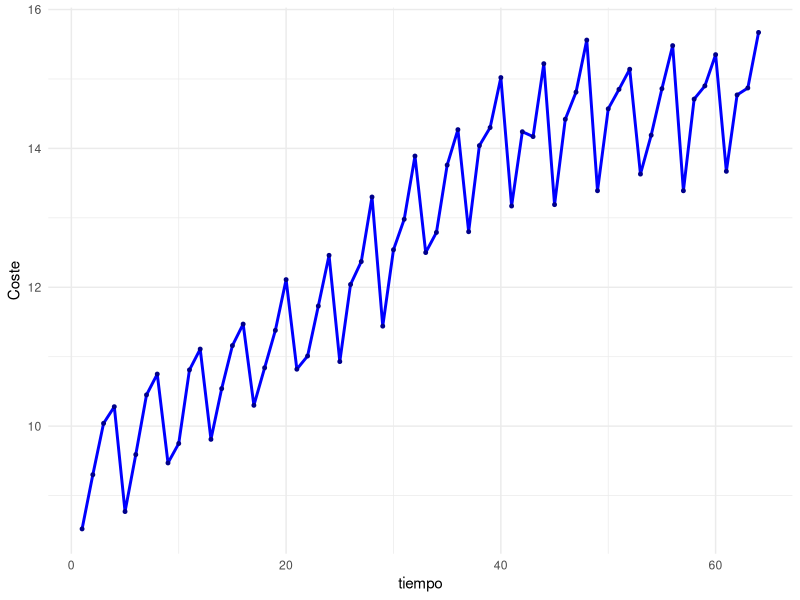
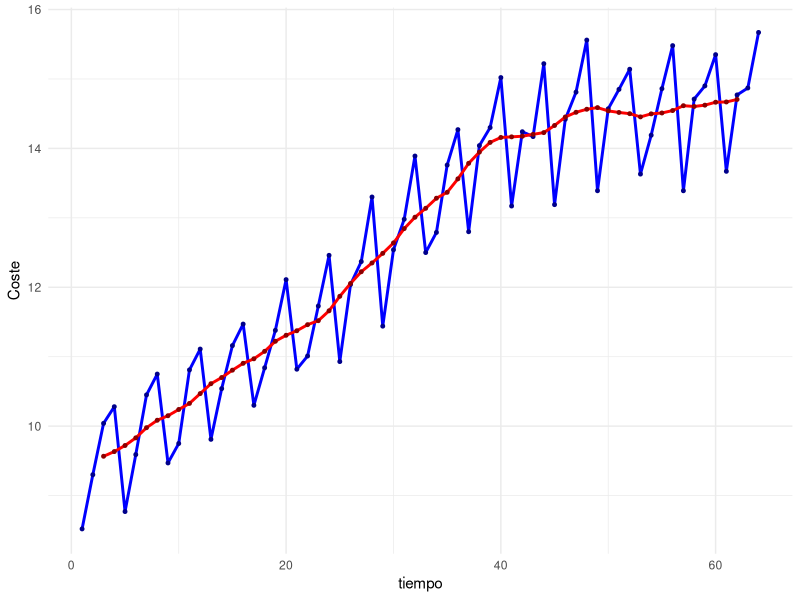
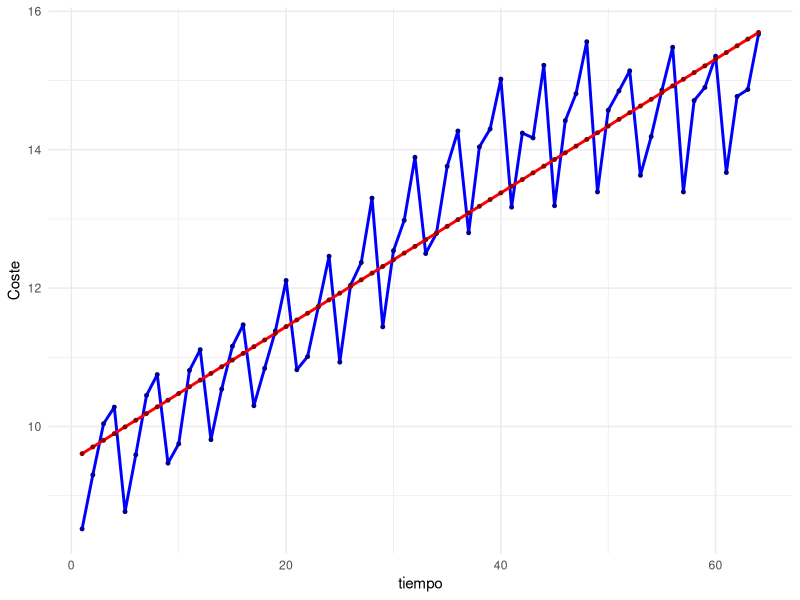
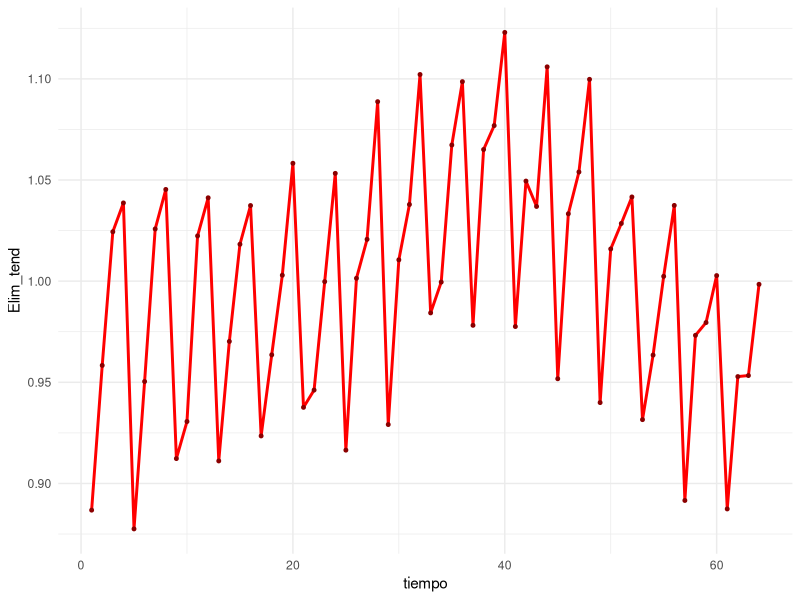
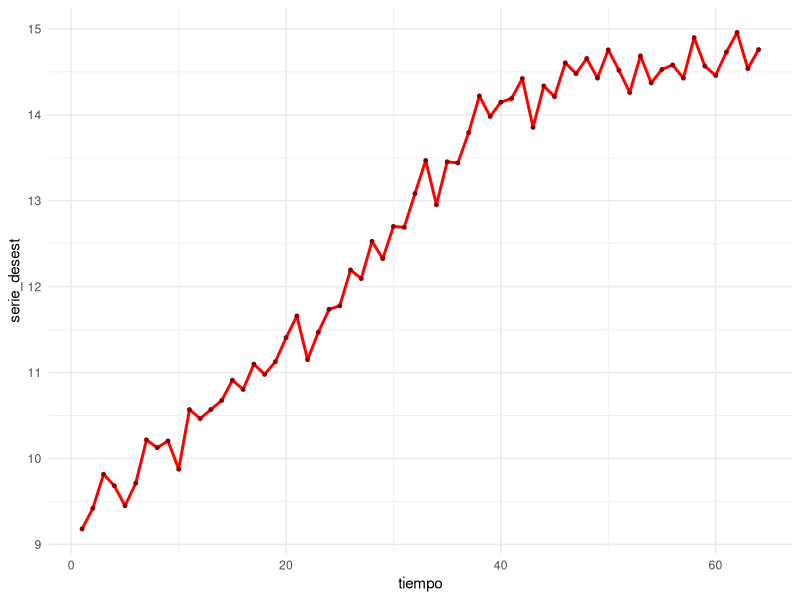
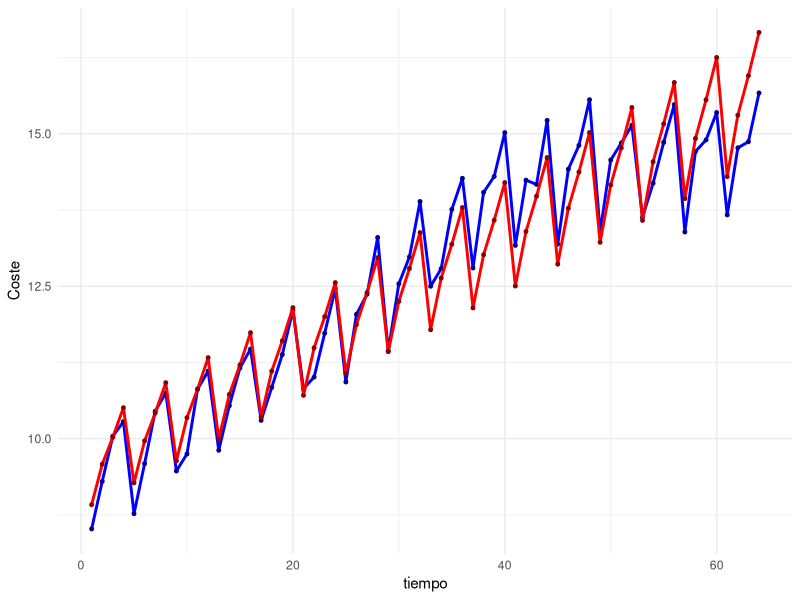
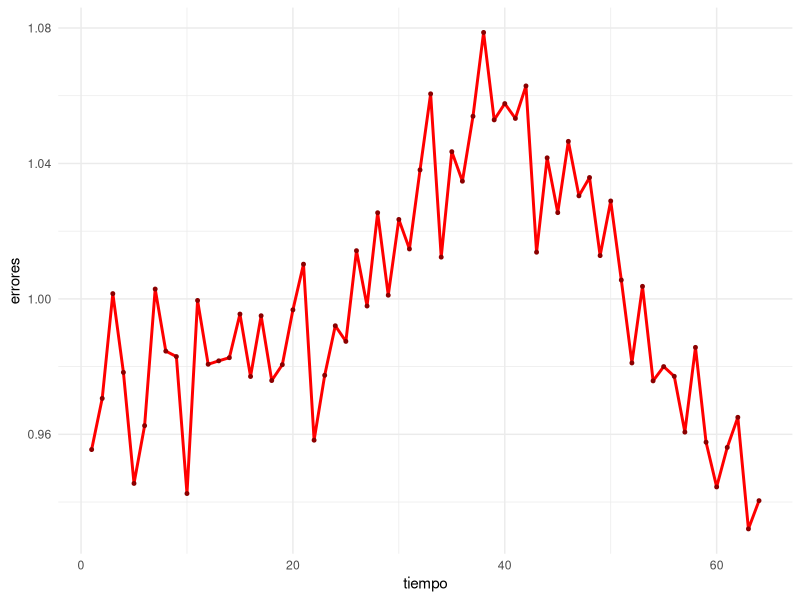
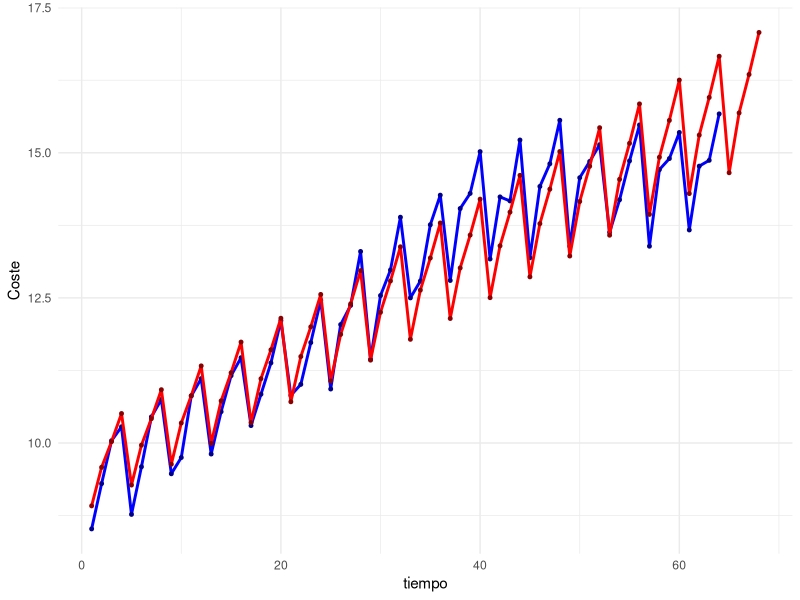

These charts were generated, in order, by the following R code:
## ---- chunk 1
library(ggplot2)
library(dplyr)
library(zoo)
## ---- chunk 2
st <- read.table("Datos_ST.csv", header=T, sep=";")
head(st)

st$tiempo <- 1:length(st$Codigo)
head(st)
## ---- chunk 3
ggplot(st, aes(tiempo, Coste))+
  geom_line(color="blue", size=1)+
  geom_point(color="darkblue", size=1)+
  theme_minimal()
## ---- chunk 4
st$Diferencia <- c(rep(NA,4), st$Coste[-(1:4)] - st$Coste[1:(nrow(st) - 4)])

st$Cociente <- c(rep(NA,4), st$Coste[-(1:4)] / st$Coste[1:(nrow(st) - 4)])

head(st)
tail(st)

CV_diferencia <- sd(st$Diferencia, na.rm = T) / mean(st$Diferencia, na.rm = T)
CV_cocientes <- sd(st$Cociente, na.rm = T) / mean(st$Cociente, na.rm = T)

CV_diferencia
CV_cocientes
## ---- chunk 5
st$MM4 <- rollmean(st$Coste, k = 4, fill = NA, align = "center")

st$MM4_centrada <- rollmean(st$MM4, k = 2, fill = NA, align = "right")
head(st)
tail(st)
## ---- chunk 6
ggplot(st)+
  geom_line(color="blue", size=1, aes(tiempo, Coste))+
  geom_point(color="darkblue", size=1, aes(tiempo, Coste))+
  geom_line(color="red", size=1, aes(x=tiempo, y=MM4_centrada))+
  geom_point(color="darkred", size=1, aes(x=tiempo, y=MM4_centrada))+
  theme_minimal()
## ---- chunk 7
media_por_anyo <- st %>% 
  group_by(Anyo) %>% 
  summarise(media_costes =mean(Coste))

media_por_anyo
## ---- chunk 8
TMA <- lm(media_costes ~ Anyo, data=media_por_anyo)
summary(TMA)
## ---- chunk 9
st$tendencia <- TMA$coefficients[1] + TMA$coefficients[2] * st$Anyo
st$tendencia_per <- st$tendencia + (st$Trimestre - 5/2)*(TMA$coefficients[2]/4)

head(st)
## ---- chunk 10
ggplot(st)+
  geom_line(color="blue", size=1, aes(tiempo, Coste))+
  geom_point(color="darkblue", size=1, aes(tiempo, Coste))+
  geom_line(color="red", size=1, aes(x=tiempo, y=tendencia_per))+
  geom_point(color="darkred", size=1, aes(x=tiempo, y=tendencia_per))+
  theme_minimal()
## ---- chunk 11
st$Elim_tend <- st$Coste/ st$tendencia_per

#Representamos la serie sin tendencia
ggplot(st)+
  geom_line(color="red", size=1, aes(x=tiempo, y=Elim_tend))+
  geom_point(color="darkred", size=1, aes(x=tiempo, y=Elim_tend))+
  theme_minimal()
## ---- chunk 12
media_trimestre <- st %>% 
  group_by(Trimestre) %>% 
  summarise(media_elim_tendencia = mean(Elim_tend))

media_trimestre

#Media de las medias anteriores
media_total_trimes <- mean(media_trimestre$media_elim_tendencia)
media_total_trimes

IVE <- media_trimestre$media_elim_tendencia / media_total_trimes
IVE*100
## ---- chunk 13
st$serie_desest <- st$Coste / IVE

#representamos la serie desestacionalizada
ggplot(st)+
  geom_line(color="red", size=1, aes(x=tiempo, y=serie_desest))+
  geom_point(color="darkred", size=1, aes(x=tiempo, y=serie_desest))+
  theme_minimal()
## ---- chunk 14
st$modelo <- st$tendencia_per * IVE 

head(st)
## ---- chunk 15
ggplot(st)+
  geom_line(color="blue", size=1, aes(tiempo, Coste))+
  geom_point(color="darkblue", size=1, aes(tiempo, Coste))+
  geom_line(color="red", size=1, aes(x=tiempo, y=modelo))+
  geom_point(color="darkred", size=1, aes(x=tiempo, y=modelo))+
  theme_minimal()
## ---- chunk 16
st$errores <- st$Coste / st$modelo
ggplot(st)+
  geom_line(color="red", size=1, aes(x=tiempo, y=errores))+
  geom_point(color="darkred", size=1, aes(x=tiempo, y=errores))+
  theme_minimal()
## ---- chunk 17
tendencia_2016 <- TMA$coefficients[1] + TMA$coefficients[2]*2016

trimestre <- c(1,2,3,4)

tendencia_per_2016 <- tendencia_2016 + (trimestre - 5/2)*(TMA$coefficients[2]/4)

pred_2016 <- tendencia_per_2016 * IVE 
pred_2016
pred_2016 <- data.frame(modelo=pred_2016, tiempo = c(65,66,67,68))
st <- bind_rows(st, pred_2016)
tail(st)
## ---- chunk 18

ggplot(st)+
  geom_line(color="blue", size=1, aes(tiempo, Coste))+
  geom_point(color="darkblue", size=1, aes(tiempo, Coste))+
  geom_line(color="red", size=1, aes(x=tiempo, y=modelo))+
  geom_point(color="darkred", size=1, aes(x=tiempo, y=modelo))+
  theme_minimal()
## ---- chunk 19
datos_ventas <- read.table("ventas.csv", header = T, sep=";")
View(datos_ventas)
str(datos_ventas)

## ---- chunk 20
datos_ventas$tiempo <- 1:length(datos_ventas$Ventas)

ggplot(datos_ventas, aes(tiempo, Ventas))+
  geom_line(color="blue", size=1)+
  geom_point(color="darkblue", size=1)+
  theme_minimal()
## ---- chunk 21
datos_ventas$MM3 <- rollmean(datos_ventas$Ventas, k=3, fill = NA, align = "center")
## ---- chunk 22
ggplot(datos_ventas)+
  geom_line(color="blue", size=1, aes(tiempo, Ventas))+
  geom_point(color="darkblue", size=1, aes(tiempo, Ventas))+
  geom_line(color="red", size=1, aes(x=tiempo, y=MM3))+
  geom_point(color="darkred", size=1, aes(x=tiempo, y=MM3))+
  theme_minimal()
## ---- chunk 23
datos_ventas$Elim_tend <- datos_ventas$Ventas - datos_ventas$MM3

#Representamos
ggplot(datos_ventas)+
  geom_line(color="orange", size=1, aes(tiempo, Elim_tend))+
  geom_point(color="darkorange", size=1, aes(tiempo, Elim_tend))+
  theme_minimal()
## ---- chunk 24
media_cuatrimestre <- datos_ventas %>% 
  group_by(Cuatrimestre) %>% 
  summarise(media_elim_tend = mean(Elim_tend, na.rm= T))

media_cuatrimestre
media_total_cuatrimes <- mean(media_cuatrimestre$media_elim_tend)

idifE <- media_cuatrimestre$media_elim_tend - media_total_cuatrimes
idifE
## ---- chunk 25
datos_ventas$serie_desest <- datos_ventas$Ventas - idifE
head(datos_ventas)


## ---- chunk 26
ggplot(datos_ventas)+
  geom_line(color="orange", size=1, aes(tiempo, serie_desest))+
  geom_point(color="darkorange", size=1, aes(tiempo, serie_desest))+
  theme_minimal()
## ---- chunk 27
datos_ventas$modelo <- datos_ventas$MM3 + idifE
head(datos_ventas)

#Representamos el modelo junto con la var. ventas
ggplot(datos_ventas)+
  geom_line(color="blue", size=1, aes(tiempo, Ventas))+
  geom_point(color="darkblue", size=1, aes(tiempo, Ventas))+
  geom_line(color="red", size=1, aes(x=tiempo, y=modelo))+
  geom_point(color="darkred", size=1, aes(x=tiempo, y=modelo))+
  theme_minimal()
## ---- chunk 28
datos_ventas$errores <- datos_ventas$Ventas - datos_ventas$modelo 

ggplot(datos_ventas)+
  geom_line(color="red", size=1, aes(x=tiempo, y=errores))+
  geom_point(color="darkred", size=1, aes(x=tiempo, y=errores))+
  theme_minimal()
